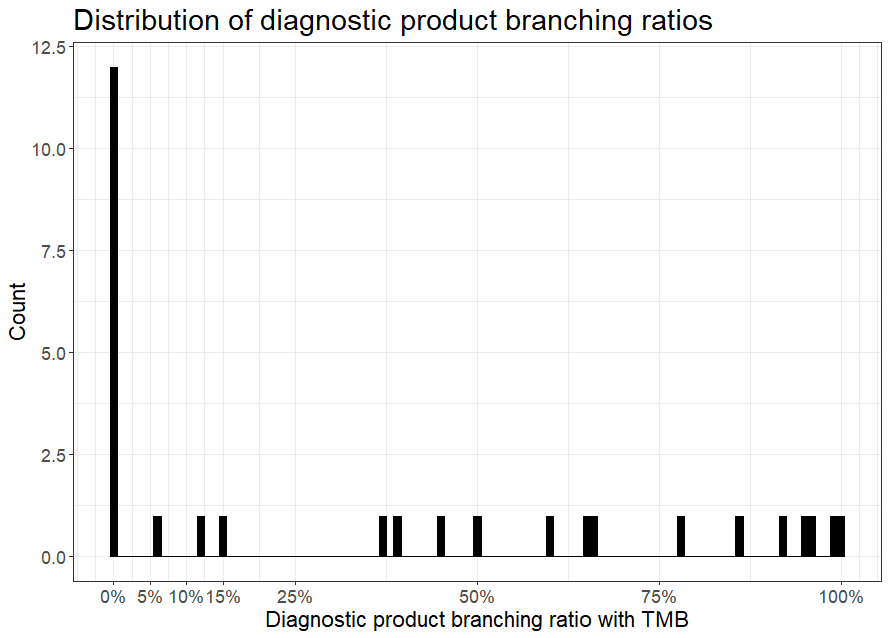

Write the R code that produced this figure.
library(ggplot2)

df <- read.csv("training_smiles.csv", header = FALSE, sep = ",")

ggplot(df, aes(V2, fill = V2)) + 
  # geom_histogram(aes(y = ..count..), position = 'identity', binwidth = 0.1,col="grey72", fill="grey72" )+
  geom_histogram(aes(y = ..count..), position = 'identity', binwidth = 0.01, col="black", fill="black")+
  labs(title="Distribution of diagnostic product branching ratios", 
       x="Diagnostic product branching ratio with TMB", y="Count")+
  scale_x_continuous(breaks=c(0,0.05,0.10, 0.15, 0.25, 0.5, 0.75, 1.00),
                     labels=c("0%","5%", "10%","15%","25%","50%", "75%", "100%"))+
  theme_bw()+
  theme(axis.text.x=element_text(size=rel(1.5)))+
  theme(axis.text.y=element_text(size=rel(1.5)))+
  theme(axis.title.x=element_text(size=rel(1.5)))+
  theme(axis.title.y=element_text(size=rel(1.5)))+
  theme(plot.title = element_text(size=rel(2)))

  
